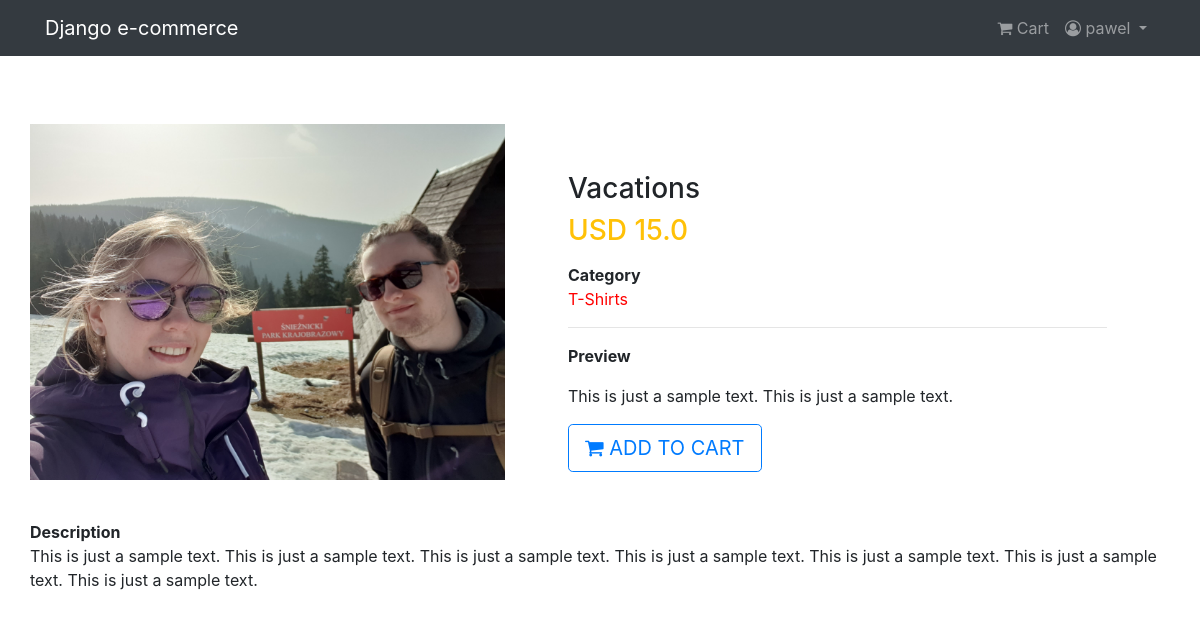
/product/1/ (signed in), run on the app's committed database.
### Login_API/models.py (models this page shows, shortened)
class User(AbstractBaseUser, PermissionsMixin):
    email = models.EmailField(unique = True, null = False)
    is_staff = models.BooleanField(
        ugettext_lazy('Staff Status'),
        default = False,
        help_text = ugettext_lazy('Decides if the user is authorized to log in')
    )
    is_active = models.BooleanField(
        ugettext_lazy('Active'),
        default = True,
        help_text = ugettext_lazy('Decides if the user is active')
    )
    USERNAME_FIELD = 'email'
    objects = MyUserManager()

class Profile(models.Model):
    user = models.OneToOneField(User, on_delete = models.CASCADE, related_name = 'profile')
    username = models.CharField(max_length = 255, null = True, blank = True)
    full_name = models.CharField(max_length = 255, null = True, blank = True)
    address = models.TextField(max_length = 300, null = True, blank = True)
    city = models.CharField(max_length = 86, null = True, blank = True)
    zipcode = models.CharField(max_length = 6, null = True, blank = True)
    country = models.CharField(max_length = 60, null = True, blank = True)
    phone = models.CharField(max_length = 10, null = True, blank = True)
    date_joined = models.DateTimeField(auto_now_add = True)

### Shop_API/models.py (models this page shows, shortened)
class Product(models.Model):
    mainimage = models.ImageField(upload_to = 'Product')
    name = models.CharField(max_length = 255)
    category = models.ForeignKey(
        Category,
        on_delete = models.CASCADE,
        related_name = 'category'
    )
    preview_text = models.TextField(max_length = 200, verbose_name = 'Preview Text')
    details_text = models.TextField(max_length = 1000, verbose_name = 'Description')
    price = models.FloatField()
    old_price = models.FloatField(default = 0.00)
    created_time = models.DateTimeField(auto_now_add = True)
    class Meta:
        ordering = ['-created_time',]

class Category(models.Model):
    title = models.CharField(max_length = 64)
    created_time = models.DateTimeField(auto_now_add = True)
    def __str__(self):
        return self.title
    class Meta:
        verbose_name_plural = 'Categories'

### Shop_API/views.py (the view)
# urls.py: path('product/<pk>/', views.ProductDetail.as_view(), name = 'product_detail'),
class ProductDetail(DetailView):
    model = Product
    template_name = 'Shop_API/product_detail.html'

### templates/Shop_API/product_detail.html
{% extends 'base.html' %}
{% block body_block %}
<div class="containter my-5">
  <div class="">
    <div class="row">
      <aside class="">
        <article class="gallery-wrap">
          <div class="">
            <a href="#"><img src="/media/{{ object.mainimage }}" style="width: 475px;"></a>
          </div>
        </article>
      </aside>
      <aside class="col-sm-7">
        <article class="card-body p-5">
          <h3 class="">{{ object.name }}</h3>
          <p class="">
            <span class="price h3 text-warning">
              <span class="">USD</span>
              <span class="">{{ object.price }}</span>
            </span>
          </p>
          <dl class="item-property">
            <dt>Category</dt>
            <font color="red"> {{ object.category }}</font> <hr>
            <dt>Preview</dt>
            <dd>
              <p>{{ object.preview_text|linebreaks }}</p>
            </dd>
          </dl>
          <a href="#" class="btn btn-lg btn-outline-primary text-uppercase">
            <i class="fa fa-shopping-cart"></i> Add To Cart
          </a>
        </article>
      </aside>
      <dt>Description</dt>
      <p>{{ object.details_text|linebreaks }}</p>
    </div>
  </div>
</div>
{% endblock %}

### templates/navbar.html (shortened to what this page needs)
<nav class="navbar navbar-expand-lg navbar-dark bg-dark">
  <div class="container">
    <a class="navbar-brand" href="{% url 'Shop_API:home' %}">Django e-commerce</a>
    <div class="collapse navbar-collapse" id="navbarNav">
      <ul class="navbar-nav ml-auto">
        {% if request.user.is_authenticated %}
        <li class="nav-item" style="color: white;">
          <a class="nav-link" href="#"><i class="fa fa-shopping-cart" aria-hidden="true"></i> Cart</a>
        </li>
        <li class="nav-item dropdown" style="color: white;">
          <a class="nav-link dropdown-toggle" href="#" id="navbarDropdown" role="button" data-toggle="dropdown" aria-hashpopup="true" aria-expanded="false">
            <i class="fa fa-user-circle-o"></i> {{ request.user.profile.username }}
          </a>
        </li>
        {% else %}
        <li class="nav-item">
          <a href="{% url 'Login_API:login' %}" class="btn btn-info btn-sm">Log In</a>
          <a href="{% url 'Login_API:signup' %}" class="btn btn-info btn-sm">Sign Up</a>
        </li>
        {% endif %}
      </ul>
    </div>
  </div>
</nav>

### data on the page
User: user.profile.username "pawel"
Product: mainimage (picture), name "Vacations", price "15.0", category "T-Shirts", preview_text "This is just a sample text. This is just a sample text.", details_text "This is just a sample text. This is just a sample text. This is just a sample text. This is just a sample text. This is just a sample text. This is just a sample text. This is just a sample text."
